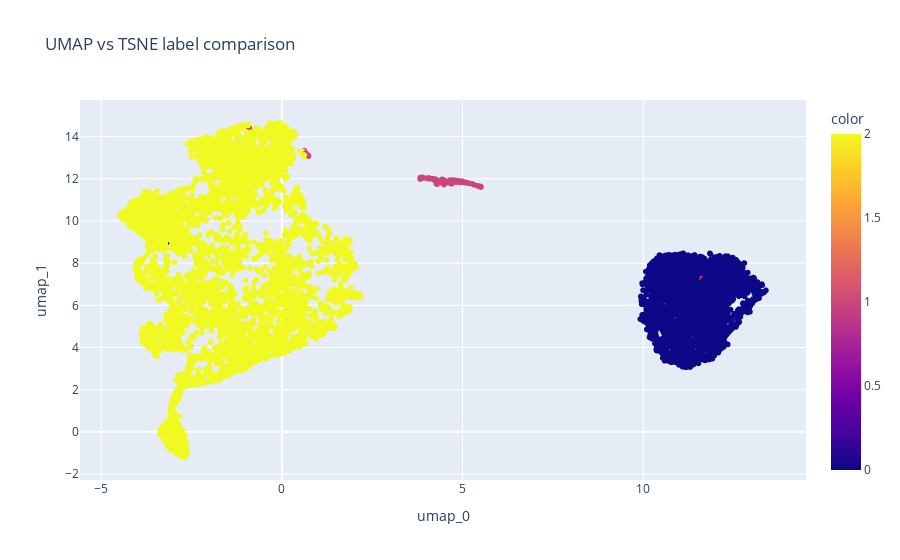

The cell this chart's notebook holds for it:
### Code cell
fig_compare = px.scatter(
    df, x='umap_0', y='umap_1',
    color=df2['labels'],
    hover_data=['icustay_id'],
    title = "UMAP vs TSNE label comparison"
)
fig_compare.show()

### Figure 1 — Plotly figure (JSON) as saved in the notebook; plotly's stock layout.template omitted (floating-point values rounded to 4 significant figures; data arrays with more than 128 entries replaced by an {"elided": "..."} marker saying what was removed)
{"data": [{"customdata": {"elided": "10184x1 int values"}, "hovertemplate": "umap_0=%{x}<br>umap_1=%{y}<br>icustay_id=%{customdata[0]}<br>color=%{marker.color}<extra></extra>", "legendgroup": "", "marker": {"color": {"elided": "10184 int values"}, "coloraxis": "coloraxis", "symbol": "circle"}, "mode": "markers", "name": "", "showlegend": false, "type": "scattergl", "x": {"elided": "10184 float values"}, "xaxis": "x", "y": {"elided": "10184 float values"}, "yaxis": "y"}], "layout": {"coloraxis": {"colorbar": {"title": {"text": "color"}}, "colorscale": [[0, "#0d0887"], [0.1111, "#46039f"], [0.2222, "#7201a8"], [0.3333, "#9c179e"], [0.4444, "#bd3786"], [0.5556, "#d8576b"], [0.6667, "#ed7953"], [0.7778, "#fb9f3a"], [0.8889, "#fdca26"], [1, "#f0f921"]]}, "legend": {"tracegroupgap": 0}, "title": {"text": "UMAP vs TSNE label comparison"}, "xaxis": {"anchor": "y", "domain": [0, 1], "title": {"text": "umap_0"}}, "yaxis": {"anchor": "x", "domain": [0, 1], "title": {"text": "umap_1"}}}}
